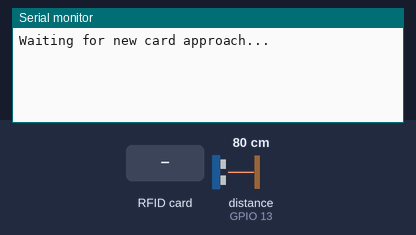
Bench run of a program on a simulated ESP32. Parts: the last lines printed to the serial monitor. The test bench sets the inputs (shaded band); at power-on: distance to the obstacle (sensor on GPIO 13) 80 cm. The echo pulse lasts 58.3 µs per cm.

Above: at 1.2 s.
1.3 s: RFID card 73 EB 3C 15 held to the reader
At 2.9 s:
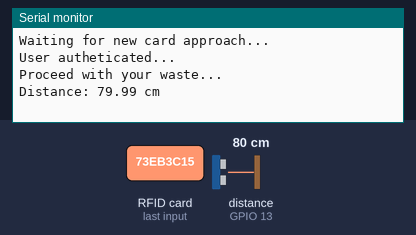
3.6 s: RFID card 5E 7A 19 C4 held to the reader
At 4.7 s:
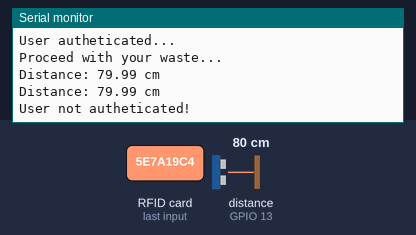

The program:

main.cpp
```cpp
#include <Arduino.h>
#include <MFRC522.h> // RFID

// do not change here!
#define BAUD_RATE 115200

// ultrasonic sensors
#define US1_TRIG 12
#define US1_ECHO 13
#define US2_TRIG 27
#define US2_ECHO 14

// rfid module
#define RFID_SPI 21
#define RFID_RESET 26
#define RFID_UID "73eb3c15"

int userAuthenticated;

// function declaration
void initRFID();
String rfidUID(MFRC522);
void checkForAuthReq();
void checkBinLevel();
float objectDist(int);
void serialPrint(String, int);

MFRC522 rfid(RFID_SPI, RFID_RESET);

void preproc()
{
  Serial.begin(BAUD_RATE);
}

void setupPins()
{
  pinMode(US1_TRIG, OUTPUT);
  pinMode(US1_ECHO, INPUT);
  pinMode(US2_TRIG, OUTPUT);
  pinMode(US2_ECHO, INPUT);
}

void initVars()
{
  userAuthenticated = 0;
}

void setup()
{
  preproc();
  setupPins();
  initVars();
  initRFID();
}

void loop()
{

  // rfid-based auth
  checkForAuthReq();

  // us-based bin level
  if (userAuthenticated == 1)
  {
    checkBinLevel();
  }

  delay(1000);
}

// ==== rfid ====

void initRFID()
{
  SPI.begin();
  rfid.PCD_Init();
  serialPrint("Waiting for new card approach...", 1);
  delay(4);
}

String rfidUID(MFRC522 rfid)
{
  String data;
  for (byte i = 0; i < rfid.uid.size; i++)
  {
    data.concat(String(rfid.uid.uidByte[i] < 0x10 ? " 0" : " "));
    data.concat(String(rfid.uid.uidByte[i], HEX));
  }
  data.trim();
  data.replace(" ", "");
  return data;
}

void stopRFID(MFRC522 rfid)
{
  rfid.PICC_HaltA();
  rfid.PCD_StopCrypto1();
}

void checkForAuthReq()
{
  if (!rfid.PICC_IsNewCardPresent())
  { // no card swiped
    return;
  }

  if (!rfid.PICC_ReadCardSerial())
  { // no valid card found
    return;
  }

  String uid = rfidUID(rfid);

  userAuthenticated = uid.equals(RFID_UID);

  if (userAuthenticated == 1)
  {
    serialPrint("User autheticated...", 1);
    serialPrint("Proceed with your waste...", 1);
  }
  else
  {
    serialPrint("User not autheticated!", 1);
  }

  stopRFID(rfid);
}

// ==== ultrasonic sensor ====

void checkBinLevel()
{
  float dist = objectDist(1);
  serialPrint("Distance: ", 0);
  serialPrint(String(dist), 0);
  serialPrint(" cm", 1);
}

float objectDist(int usModule)
{
  float dist;
  int trigPin;
  int echoPin;

  switch (usModule)
  {
  case 1:
    trigPin = US1_TRIG;
    echoPin = US1_ECHO;
    break;
  case 2:
    trigPin = US2_TRIG;
    echoPin = US2_ECHO;
    break;
  }

  digitalWrite(trigPin, LOW);
  delayMicroseconds(2);

  digitalWrite(trigPin, HIGH);
  delayMicroseconds(10);
  digitalWrite(trigPin, LOW);

  long pulseDuration = pulseIn(echoPin, HIGH);

  dist = pulseDuration * 0.01715;

  return dist; // distance in centimeter
}

// ==== misc ====

void serialPrint(String msg, int newLine)
{
  if (newLine == 1)
  {
    Serial.println(msg);
  }
  else
    Serial.print(msg);
}
```

Measured:
- after the input at 1.3 s, the serial monitor: prints a new line after 0.81 s (image 1)
- after the input at 3.6 s, the serial monitor: prints a new line after 0.55 s (image 2)
